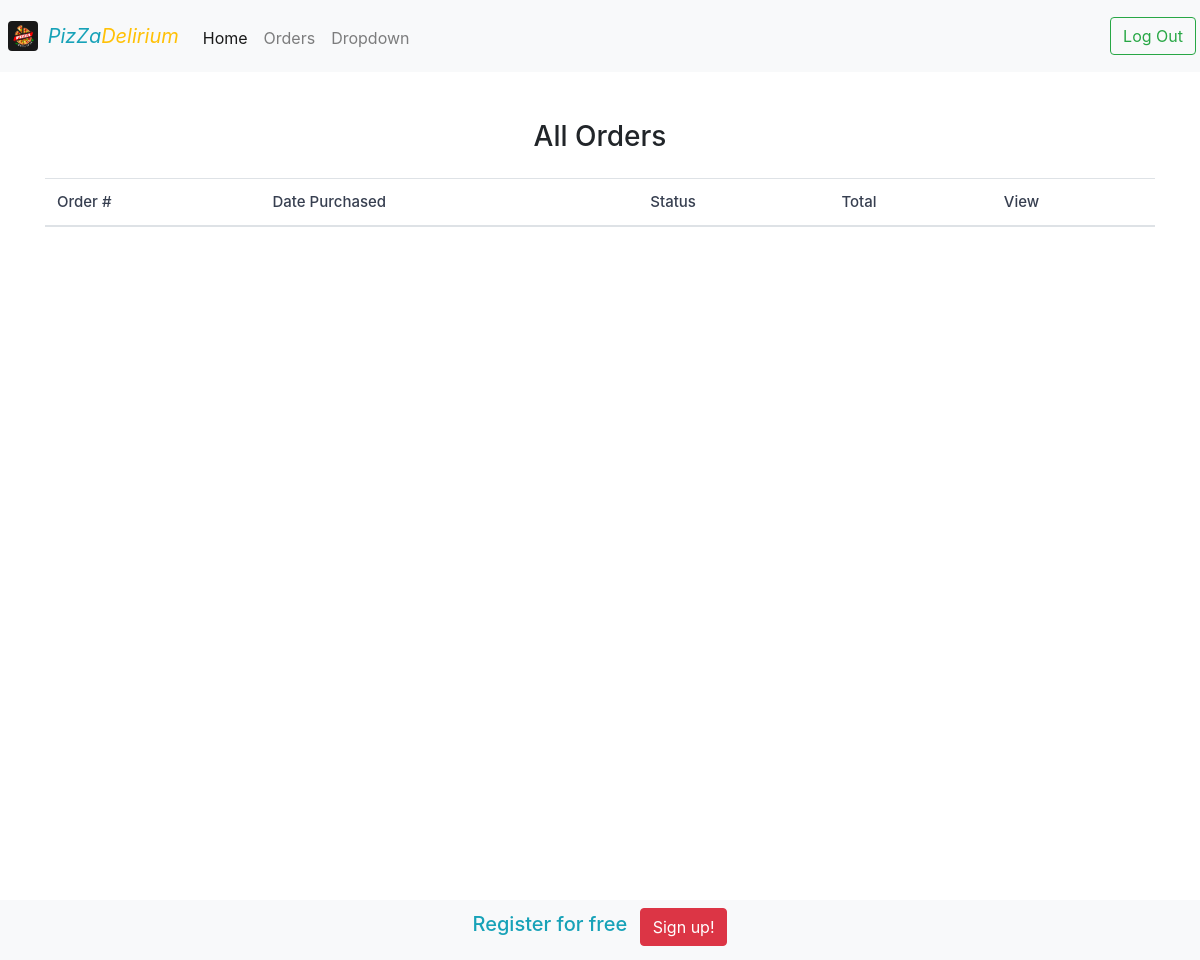
The app's page /orders (signed in), older data.
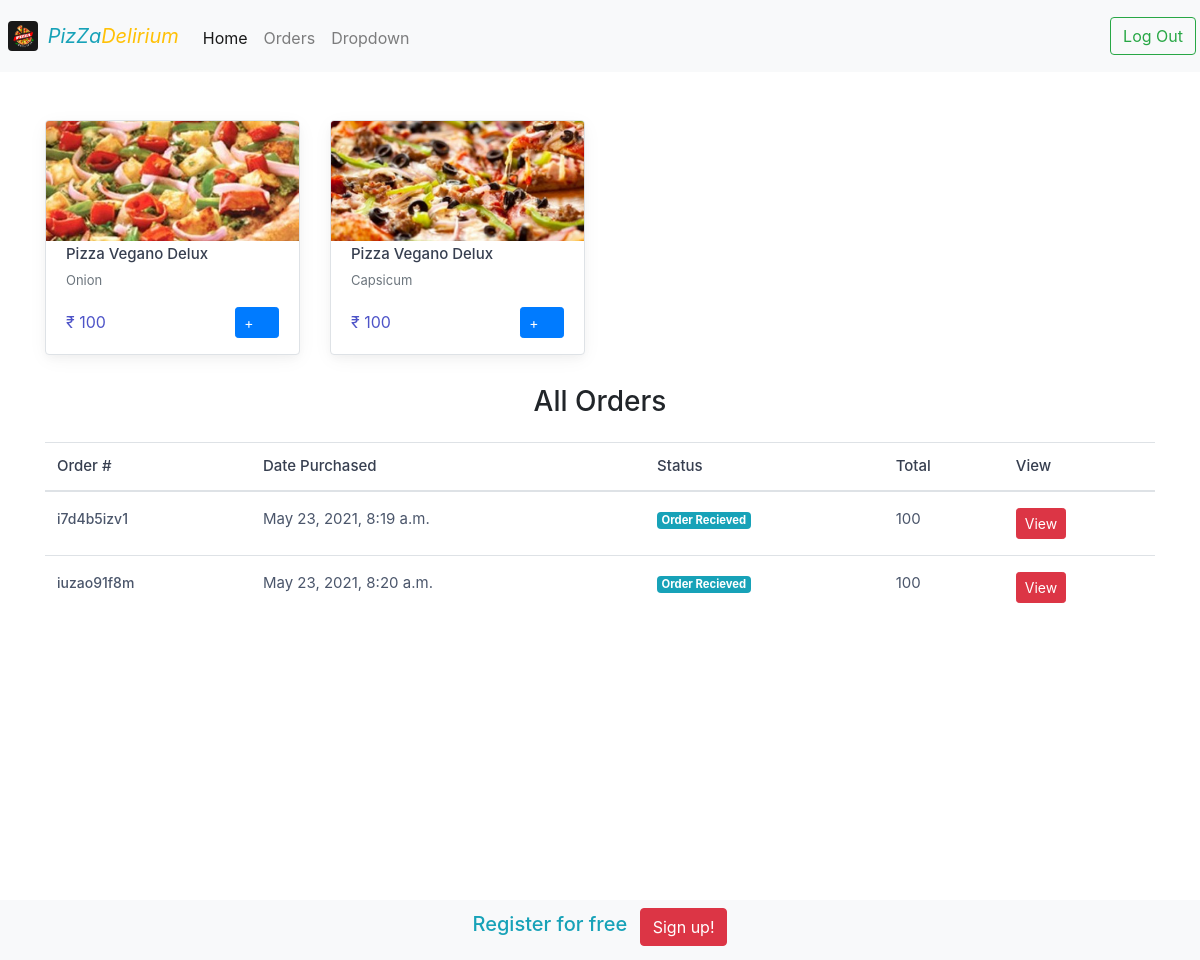
The same page, newer data.
### App/models.py (models this page shows, shortened)
class Pizza(models.Model):
    name 			= models.CharField(max_length=100)
    price 			= models.IntegerField(default=100)
    image 			= models.CharField(max_length=100)

class Order(models.Model):
    pizza 			= models.ForeignKey(Pizza, on_delete=models.CASCADE)
    user 			= models.ForeignKey(User, on_delete=models.CASCADE)
    order_id 		= models.CharField(max_length=100 , blank=True)
    amount 			= models.IntegerField(default=100)
    status 			= models.CharField(max_length=100 , choices = CHOICES , default="Order Recieved")
    date 			= models.DateTimeField(auto_now_add=True)

### App/views.py (the view)
# urls.py: path('orders', orders_view, name='orders'),
def orders_view(request ):
	if request.user.is_authenticated:
		pizza = Pizza.objects.all()
		orders = Order.objects.filter(user = request.user)
		context = {'pizza' : pizza, 'orders' : orders}
		return render(request , 'orders.html', context)
	return HttpResponseRedirect(reverse('login'))

### App/templates/orders.html (shortened to what this page needs)
{% extends "base.html" %}
{% block body %}
<div class="container">
    <div class="row pt-3 mt-5 pt-sm-0">
        {% for p in pizza %}
        <div class="col-lg-3 col-md-4 col-sm-6  mb-grid-gutter ">
            <div class="card product-card shadow border pb-2"><a class="d-block" href="#quick-view" data-toggle="modal"><img
                        class="card-img-top" src="{{p.image}}" alt="Pizza"></a>
                <div class="card-body pt-1 pb-2">
                    <h3 class="product-title font-size-md"><a href="#quick-view" data-toggle="modal">Pizza Vegano
                            Delux</a></h3>
                    <p class="font-size-ms text-muted"> {{p.name}}
                        </p>
                    <div class="d-flex align-items-center justify-content-between">
                        <div class="product-price"><span class="text-accent"> ₹ {{p.price}}</span></div>
                        <button class="btn btn-primary btn-sm" onclick="createOrder({{p.id}})" type="button" data-toggle="toast"
                            data-target="#cart-toast">+<i class="czi-cart font-size-base ml-1"></i></button>
                    </div>
                </div>
            </div>
        </div>
        {% endfor %}
    </div>
    <div>
        <h3 class="text-center mb-4">All Orders</h3>
        <div class="table-responsive font-size-md">
            <table class="table table-hover mb-0">
                <thead>
                    <tr>
                        <th>Order #</th>
                        <th>Date Purchased</th>
                        <th>Status</th>
                        <th>Total</th>
                        <th>View</th>
                    </tr>
                </thead>
                <tbody>
                    {% for order in orders %}
                    <tr>
                        <td class="py-3"><a class="nav-link-style font-weight-medium font-size-sm" href="#order-details"
                                data-toggle="modal">{{order.order_id}}</a></td>
                        <td class="py-3">{{order.date}}</td>
                        <td class="py-3"><span class="badge badge-info m-0">{{order.status}}</span></td>
                        <td class="py-3">{{order.amount}}</td>
                        <td class="py-3">
                            <a href="/{{order.order_id}}" class="btn btn-danger btn-sm">View</a>
                        </td>
                    </tr>
                    {%  endfor %}
                </tbody>
            </table>
        </div>
    </div>
</div>
{% endblock %}

### App/templates/base.html (shortened to what this page needs)
{% load static %}
<!DOCTYPE html>
<html lang="en">
<head>
    <link rel="stylesheet" media="screen" href="/static/vendor/simplebar/dist/simplebar.min.css" />
    <link rel="stylesheet" media="screen" href="/static/vendor/tiny-slider/dist/tiny-slider.css" />
    <link rel="stylesheet" media="screen" href="/static/css/theme.min.css">
    <link rel="stylesheet" href="https://maxcdn.bootstrapcdn.com/bootstrap/4.0.0/css/bootstrap.min.css">
</head>
<nav class="navbar navbar-expand-lg navbar-light bg-light px-1">
  <a class="navbar-brand" href="/">
    <img src="{% static 'images/logo.jpg' %}" width="30" height="30" class="d-inline-block align-top mx-1 rounded" alt="">
    <span class="text-info font-italic">PizZa</span><span class="text-warning font-italic">Delirium</span>
  </a>
  <div class="collapse navbar-collapse" id="navbarSupportedContent">
    <ul class="navbar-nav mr-auto">
      <li class="nav-item active">
        <a class="nav-link" href="/">Home <span class="sr-only">(current)</span></a>
      </li>
      <li class="nav-item">
        <a class="nav-link" href="{% url 'orders' %}">Orders</a>
      </li>
      <li class="nav-item dropdown">
        <a class="nav-link dropdown-toggle" href="#" id="navbarDropdown" role="button" data-toggle="dropdown" aria-haspopup="true" aria-expanded="false">
          Dropdown
        </a>
      </li>
    </ul>
    <div class="form-inline my-2 my-lg-0" action="{% url 'register' %}">
      {% if user.is_authenticated %}
      <a class="btn btn-outline-success my-2 my-sm-0" type="submit" href="{% url 'logout' %}">Log Out</a>
      {% else %}
      <a class="btn btn-outline-success my-2 my-sm-0" type="submit" href="{% url 'login' %}">Login</a>
      {% endif %}
    </div>
  </div>
</nav>
{% block body %} {% endblock %}
<footer class="footer" id="footer">
  <div class="container">
    <ul class="list-unstyled list-inline text-center py-2">
      <li class="list-inline-item">
        <h5 class="mb-1 text-info rounded">Register for free</h5>
      </li>
      <li class="list-inline-item">
        <a href="{% url 'register' %}" class="btn btn-outline-white btn-rounded btn btn-danger">Sign up!</a>
      </li>
    </ul>
  </div>
</footer>
</body>
</html>

### App/templates/orders.html (style rules this page uses)
.card-img-top { width: 100%; height: 10vw; object-fit: cover; }

### App/templates/base.html (style rules this page uses)
.footer { position:absolute; bottom:0; width:100%; height:60px; background-color: #f8f9fa!important; }

Row changes from the older to the newer data that the page shows:
added Pizza: image (picture), name "Onion", price "100"
added Pizza: image (picture), name "Capsicum", price "100"
added Order: order_id "i7d4b5izv1", date "May 23, 2021, 8:19 a.m.", status "Order Recieved", amount "100"
added Order: order_id "iuzao91f8m", date "May 23, 2021, 8:20 a.m.", status "Order Recieved", amount "100"
